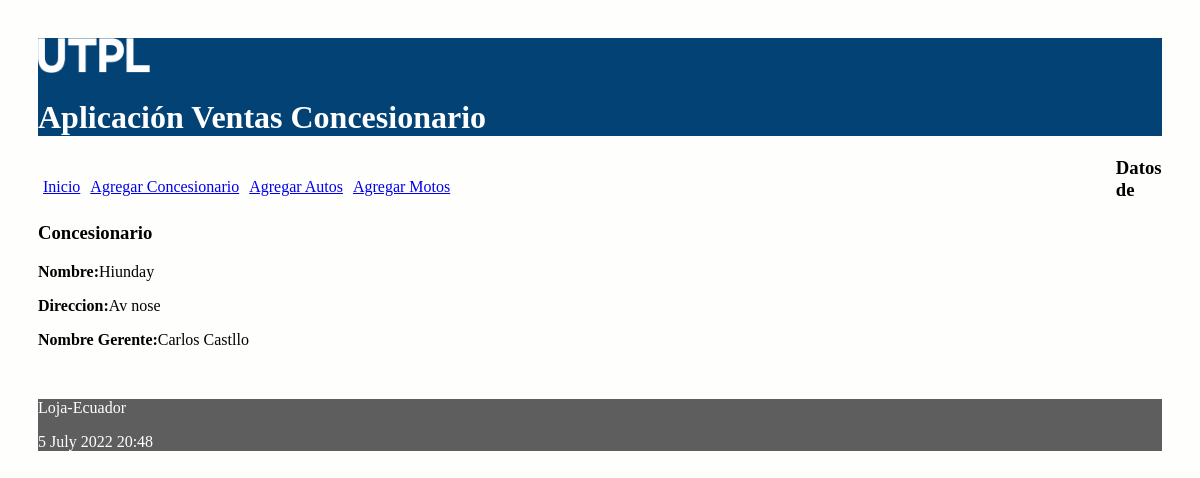
The page /concesionario/1 on the database its author committed.
### ventas/models.py (models this page shows, shortened)
class Concesionario(models.Model):
    nombre = models.CharField(max_length=30)
    direccion = models.CharField(max_length=30)
    nombre_gerente = models.CharField(max_length=30)

### ventas/views.py (the view)
# urls.py: path('concesionario/<int:id>', views.obtener_concesionario, name='obtener_concesionario'),
def obtener_concesionario(request, id):
    concesionario = Concesionario.objects.get(pk=id)
    informacion_template = {'concesionario': concesionario}
    return render(request, 'obtenerConcesionario.html', informacion_template)

### ventas/templates/obtenerConcesionario.html
{% extends "master.html" %}
{% block content %}
<h3>Datos de Concesionario</h3>
<p><b>Nombre:</b>{{concesionario.nombre}}</p>
<p><b>Direccion:</b>{{concesionario.direccion}}</p>
<p><b>Nombre Gerente:</b>{{concesionario.nombre_gerente}}</p>
<br/>
{% endblock %}

### ventas/static/css/estilos.css (style rules this page uses)
body { background: #FEFEFD; padding: 30px; }

### rows shown on the page
Concesionario: nombre "Hiunday", direccion "Av nose", nombre_gerente "Carlos Castllo"
